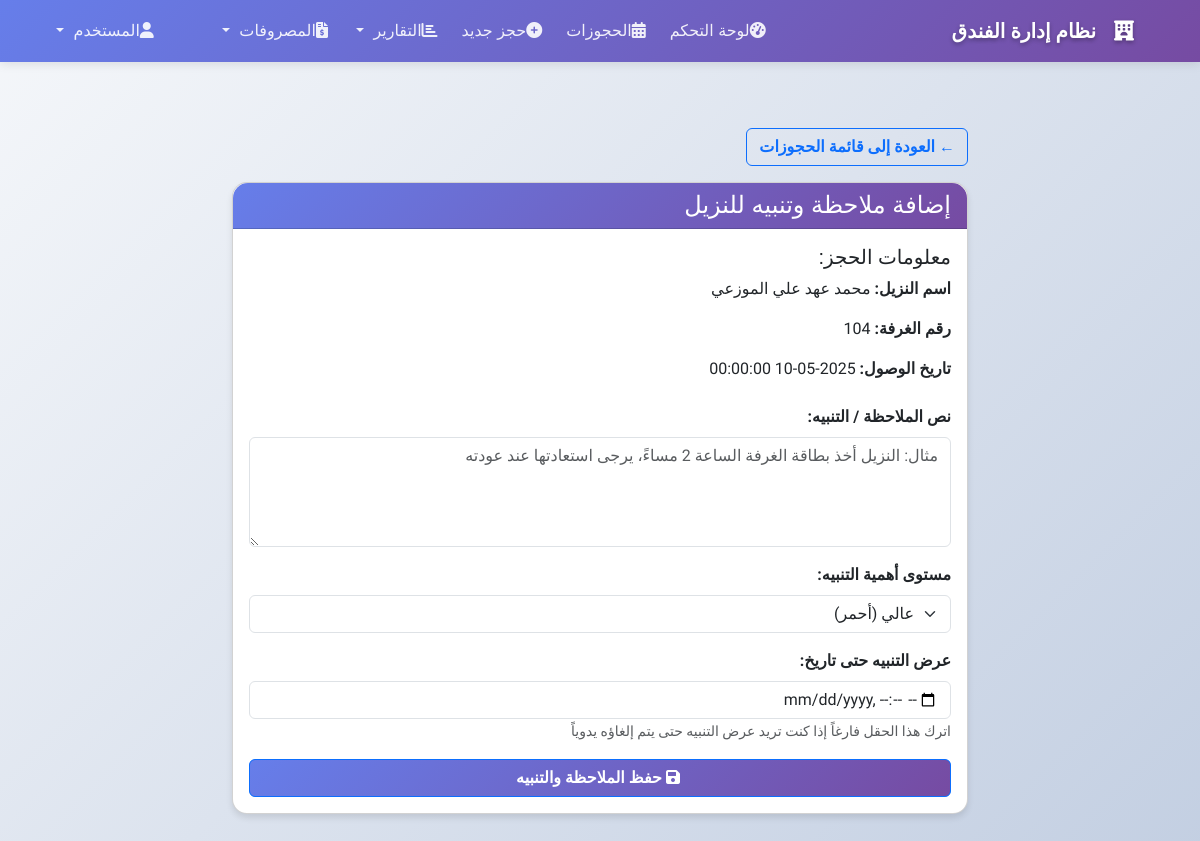
Screenshot of /admin/add_note.php?id=2 (signed in) with the database file from the repository.
### tables this page shows
CREATE TABLE `bookings` (
  `booking_id` int(11) NOT NULL,
  `guest_id` int(11) DEFAULT NULL,
  `guest_name` varchar(100) NOT NULL,
  `guest_id_type` enum('بطاقة شخصية','رخصة قيادة','جواز سفر') NOT NULL,
  `guest_id_number` varchar(50) NOT NULL,
  `guest_id_issue_date` date DEFAULT NULL,
  `guest_id_issue_place` varchar(50) DEFAULT NULL,
  `guest_phone` varchar(20) NOT NULL,
  `guest_nationality` varchar(50) DEFAULT NULL,
  `guest_email` varchar(100) DEFAULT NULL,
  `guest_address` text,
  `guest_created_at` timestamp NOT NULL DEFAULT CURRENT_TIMESTAMP,
  `room_number` varchar(10) NOT NULL,
  `checkin_date` datetime NOT NULL,
  `checkout_date` datetime DEFAULT NULL,
  `status` enum('شاغرة','محجوزة') NOT NULL DEFAULT 'محجوزة' COMMENT 'حالة الحجز',
  `notes` text,
  `created_at` timestamp NOT NULL DEFAULT CURRENT_TIMESTAMP,
  `expected_nights` int(11) DEFAULT '1' COMMENT 'عدد الليالي المتوقع',
  `actual_checkout` datetime DEFAULT NULL,
  `calculated_nights` int(11) DEFAULT '1',
  `last_calculation` timestamp NOT NULL DEFAULT CURRENT_TIMESTAMP ON UPDATE CURRENT_TIMESTAMP
);

### admin/add_note.php (the view, shortened to what this page needs)
<?php
include_once '../../includes/db.php';
include_once '../../includes/header.php';
$booking_id = $_GET['id'];
$check_table = $conn->query("SHOW TABLES LIKE 'booking_notes'");
if ($check_table->num_rows == 0) {
    $error_message = "جدول ملاحظات الحجوزات (booking_notes) غير موجود. يرجى تنفيذ ملف SQL لإنشاء الجدول أولاً.";
} else {
    $booking_query = "SELECT * FROM bookings WHERE booking_id = ?";
    $stmt = $conn->prepare($booking_query);
    if ($stmt === false) {
        $error_message = "خطأ في استعلام SQL: " . $conn->error;
    } else {
        $stmt->bind_param("i", $booking_id);
        $stmt->execute();
        $booking_result = $stmt->get_result();
        $booking = $booking_result->fetch_assoc();
    }
}
?>
<!DOCTYPE html>
<html lang="ar" dir="rtl">
<head>
    <link href="https://cdn.jsdelivr.net/npm/bootstrap@5.3.0/dist/css/bootstrap.min.css" rel="stylesheet">
    <link href="https://cdnjs.cloudflare.com/ajax/libs/font-awesome/6.0.0/css/all.min.css" rel="stylesheet">
</head>
<body>
    <div class="container py-4">
        <div class="row justify-content-center">
            <div class="col-md-8">
                <div class="d-flex justify-content-between mb-3">
                    <a href="list.php" class="btn btn-outline-primary fw-bold">
                        ← العودة إلى قائمة الحجوزات
                    </a>
                </div>
                <?php if (!isset($error_message) || strpos($error_message, "جدول ملاحظات الحجوزات") === false): ?>
                <div class="card">
                    <div class="card-header bg-primary text-white">
                        <h4 class="mb-0">إضافة ملاحظة وتنبيه للنزيل</h4>
                    </div>
                    <div class="card-body">
                        <div class="mb-4">
                            <h5>معلومات الحجز:</h5>
                            <?php if (isset($booking)): ?>
                            <p><strong>اسم النزيل:</strong> <?= htmlspecialchars($booking['guest_name'] ?? 'غير محدد'); ?></p>
                            <p><strong>رقم الغرفة:</strong> <?= htmlspecialchars($booking['room_number'] ?? 'غير محدد'); ?></p>
                            <p><strong>تاريخ الوصول:</strong> <?= htmlspecialchars($booking['checkin_date'] ?? 'غير محدد'); ?></p>
                            <?php else: ?>
                            <p>لا يمكن عرض معلومات الحجز.</p>
                            <?php endif; ?>
                        </div>
                        <form method="POST" action="">
                            <div class="mb-3">
                                <label for="note_text" class="form-label">نص الملاحظة / التنبيه:</label>
                                <textarea class="form-control" id="note_text" name="note_text" rows="4" required
                                    placeholder="مثال: النزيل أخذ بطاقة الغرفة الساعة 2 مساءً، يرجى استعادتها عند عودته"></textarea>
                            </div>
                            <div class="mb-3">
                                <label for="alert_type" class="form-label">مستوى أهمية التنبيه:</label>
                                <select class="form-select" id="alert_type" name="alert_type" required>
                                    <option value="high">عالي (أحمر)</option>
                                </select>
                            </div>
                            <div class="mb-3">
                                <label for="alert_until" class="form-label">عرض التنبيه حتى تاريخ:</label>
                                <input type="datetime-local" class="form-control" id="alert_until" name="alert_until">
                                <small class="text-muted">اترك هذا الحقل فارغاً إذا كنت تريد عرض التنبيه حتى يتم إلغاؤه يدوياً</small>
                            </div>
                            <div class="d-grid gap-2">
                                <button type="submit" class="btn btn-primary fw-bold">
                                    <i class="fas fa-save me-1"></i> حفظ الملاحظة والتنبيه
                                </button>
                            </div>
                        </form>
                    </div>
                </div>
                <?php endif; ?>
            </div>
        </div>
    </div>
</body>
</html>

### assets/css/dashboard.css (style rules this page uses)
:root { --available: #28a745; --occupied: #dc3545; --primary: #3498db; --dark: #2c3e50; --light-gray: #f8f9fa; --white: #ffffff; --border-radius: 15px; --box-shadow: 0 4px 12px rgba(0, 0, 0, 0.1); --transition: all 0.3s cubic-bezier(0.4, 0, 0.2, 1); }
body { background-color: var(--light-gray); font-family: "Tajawal", sans-serif; margin: 0; padding: 0; overflow-x: hidden; }

### assets/css/arabic-support.css (style rules this page uses)
html { direction: rtl; lang: ar; }
body { font-family: "Tajawal", "Tajawal-Local", "Arial", sans-serif; direction: rtl; text-align: right; font-size: 16px; line-height: 1.6; -webkit-font-smoothing: antialiased; -moz-osx-font-smoothing: grayscale; }
.form-control, .form-select { direction: rtl; text-align: right; font-family: "Tajawal", sans-serif; }
.btn { font-family: "Tajawal", sans-serif; font-weight: 500; }
.card { direction: rtl; text-align: right; }
.card-header { text-align: right; }

### includes/header.php (style rules this page uses)
body { font-family: 'Tajawal', sans-serif; background: linear-gradient(135deg, #f5f7fa 0%, #c3cfe2 100%); margin: 0; padding-top: 80px; direction: rtl; text-align: right; min-height: 100vh; }
* { font-family: 'Tajawal', sans-serif; }
.form-control, .form-select { direction: rtl; text-align: right; border-radius: 8px; border: 1px solid #ced4da; transition: all 0.3s ease; }
.btn { border-radius: 8px; font-weight: 500; transition: all 0.3s ease; border: none; }
.btn-primary { background: linear-gradient(135deg, #667eea 0%, #764ba2 100%); }
.card { border: none; border-radius: 15px; box-shadow: 0 4px 15px rgba(0,0,0,0.1); transition: all 0.3s ease; }
.card-header { background: linear-gradient(135deg, #667eea 0%, #764ba2 100%); color: white; border-radius: 15px 15px 0 0 !important; border: none; font-weight: 600; }

### admin/add_note.php (style rules this page uses)
body { background-color: #f8f9fa; font-family: 'Tajawal', sans-serif; }
.card { border-radius: 15px; box-shadow: 0 4px 6px rgba(0, 0, 0, 0.1); margin-bottom: 20px; }
.card-header { border-radius: 15px 15px 0 0 !important; font-weight: bold; }
.form-label { font-weight: bold; }

### rows the page displays
bookings: guest_name "محمد عهد علي الموزعي", room_number "104", checkin_date "2025-05-10 00:00:00"
